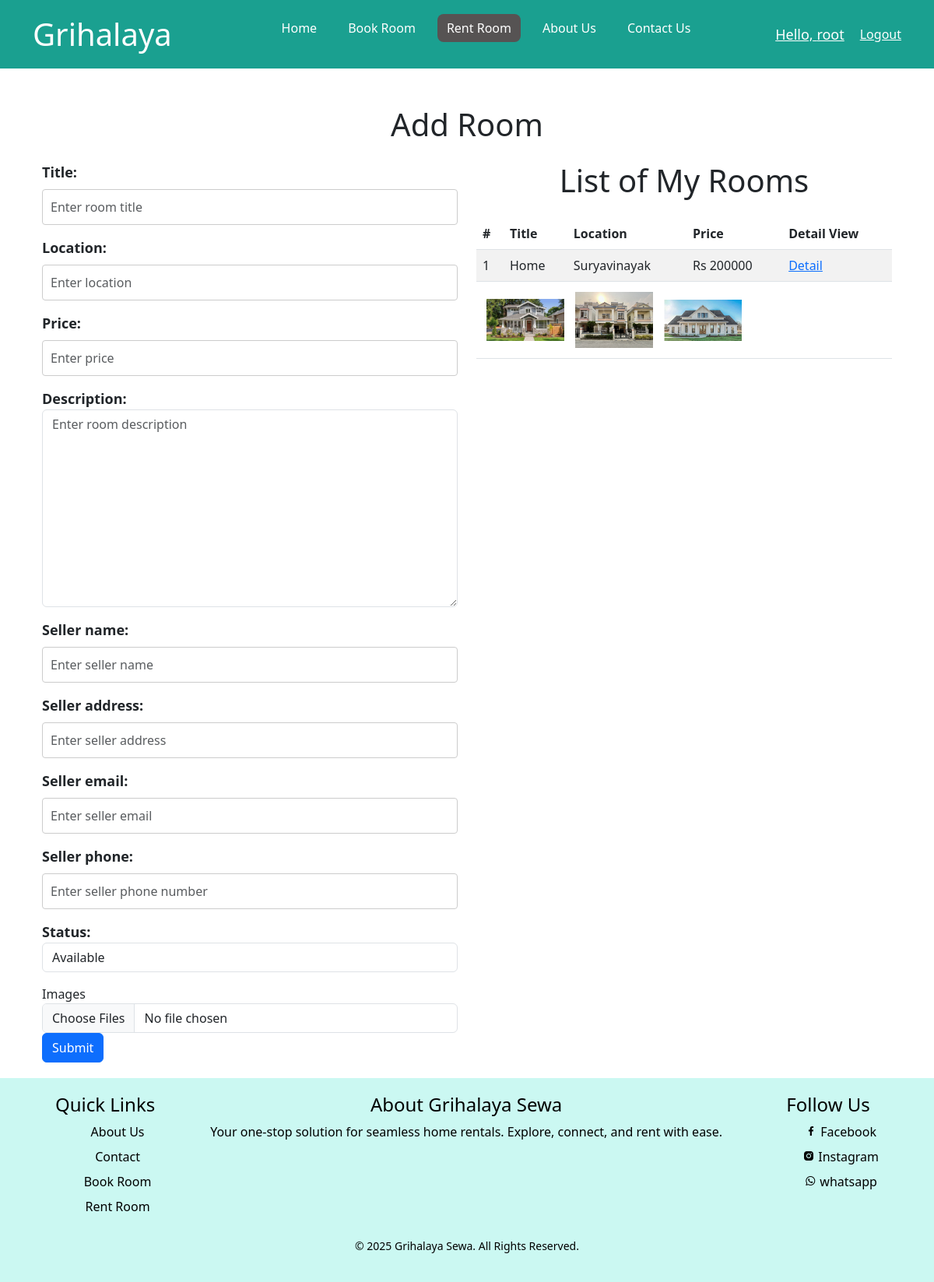
/accounts/sell/1/ (signed in), run on an earlier commit of the app's database.
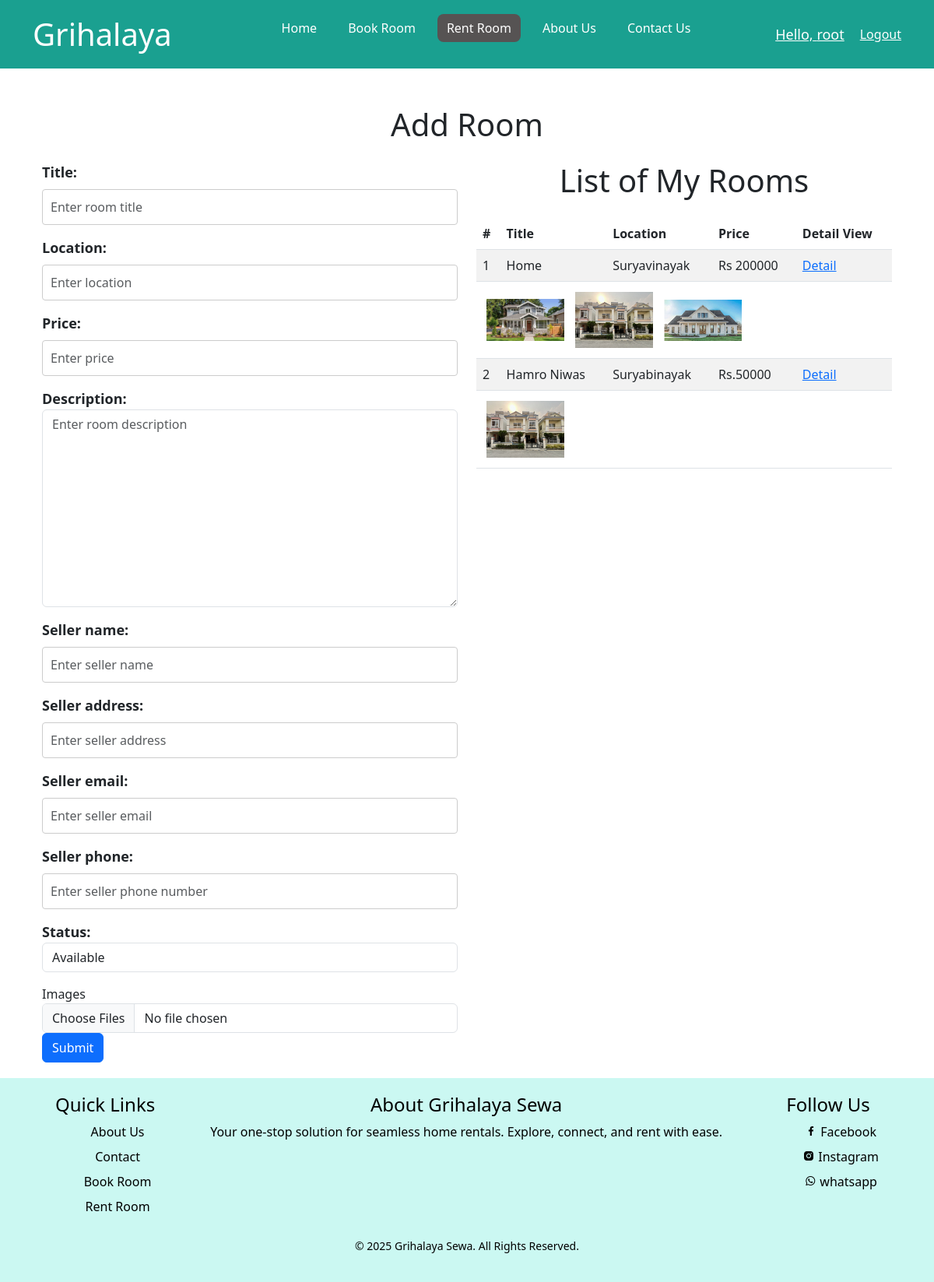
And on a later commit of the database.
### registration/models.py (models this page shows, shortened)
class Room(models.Model):
    title = models.CharField(max_length=200)
    location = models.CharField(max_length=255)
    price = models.CharField(max_length=255)
    description = models.TextField()
    seller_name = models.CharField(max_length=255)
    seller_address = models.TextField()
    seller_email = models.EmailField()
    seller_phone = models.CharField(max_length=15)
    status = models.CharField(
        max_length=50,
        choices=[('available', 'Available'), ('sold', 'Sold')],
        default='available'
    )
    user = models.ForeignKey(User, on_delete=models.CASCADE, related_name='rooms', null=True, blank=True)

class RoomImage(models.Model):
    room = models.ForeignKey(Room, on_delete=models.CASCADE, related_name='images')
    image = models.ImageField(upload_to='room_images/')

### registration/views.py (the view)
# urls.py: path('sell/<int:pk>/',views.selling,name="selling"),#room_insert, room_list==id
@login_required(login_url='registration:login')
def selling(request, pk):
    rooms = Room.objects.filter(user_id=pk)
    if request.method == 'POST':
        form = RoomForm(request.POST)
        images = request.FILES.getlist('image')  # Retrieve multiple files
        if form.is_valid():
            room = form.save(commit=False)
            room.user = request.user
            room.save()
            for image in images:
                RoomImage.objects.create(room=room, image=image)
            return redirect('registration:buying')
    else:
        form = RoomForm()
    return render(request, "registration/selling/sell_room_insert.html", {
        "selling": "active",
        'form': form,
        'rooms': rooms
    })

### templates/registration/selling/sell_room_insert.html (shortened to what this page needs)
    {% extends "main/base.html" %}
    {% load static %}
    {% block css %}
    {{ block.super }}
    {% endblock css %}
    {% block content %}
    <div class="container mt-5">
        <h1 class="mb-4">Add Room</h1>
        <div class="row">
            <div class="col-md-6">
            <form method="post" enctype="multipart/form-data">
                {{ form.as_p }}
                <div class="form-group">
                    <label for="id_image">Images</label>
                    <input type="file" name="image" id="id_image" class="form-control" multiple>
                </div>
                <button type="submit" class="btn btn-primary">Submit</button>
            </form>
            </div>
            <div class="col-md-6">
                <h1 class="mb-4">List of My Rooms</h1>
                <table class="table table-striped">
                    <thead>
                        <tr>
                            <th>#</th>
                            <th>Title</th>
                            <th>Location</th>
                            <th>Price</th>
                            <th>Detail View</th>
                        </tr>
                    </thead>
                <tbody>
                    {% for room in rooms %}
                    <tr>
                        <td>{{ forloop.counter }}</td>
                        <td>{{ room.title }}</td>
                        <td>{{ room.location }}</td>
                        <td>{{ room.price }}</td>
                        <td>
                            <a href="{% url 'registration:sell_room_detail' room.pk %}">Detail</a>
                        </td>
                    </tr>
                    <tr>
                        <td colspan="5">
                            {% for image in room.images.all %}
                            <img src="{{ image.image.url }}" alt="Room Image" style="width: 100px; height: auto; margin: 5px;">
                            {% endfor %}
                        </td>
                    </tr>
                    {% empty %}
                    <tr>
                        <td colspan="5" class="text-center">No rooms available.</td>
                    </tr>
                    {% endfor %}
                </tbody>
                </table>
            </div>
        </div>
    </div>
    {% endblock content %}

What changed in the data, as far as the page shows it:
added Room: title "Hamro Niwas", location "Suryabinayak", price "Rs.50000"
added RoomImage: image (picture), shown under "Hamro Niwas"
